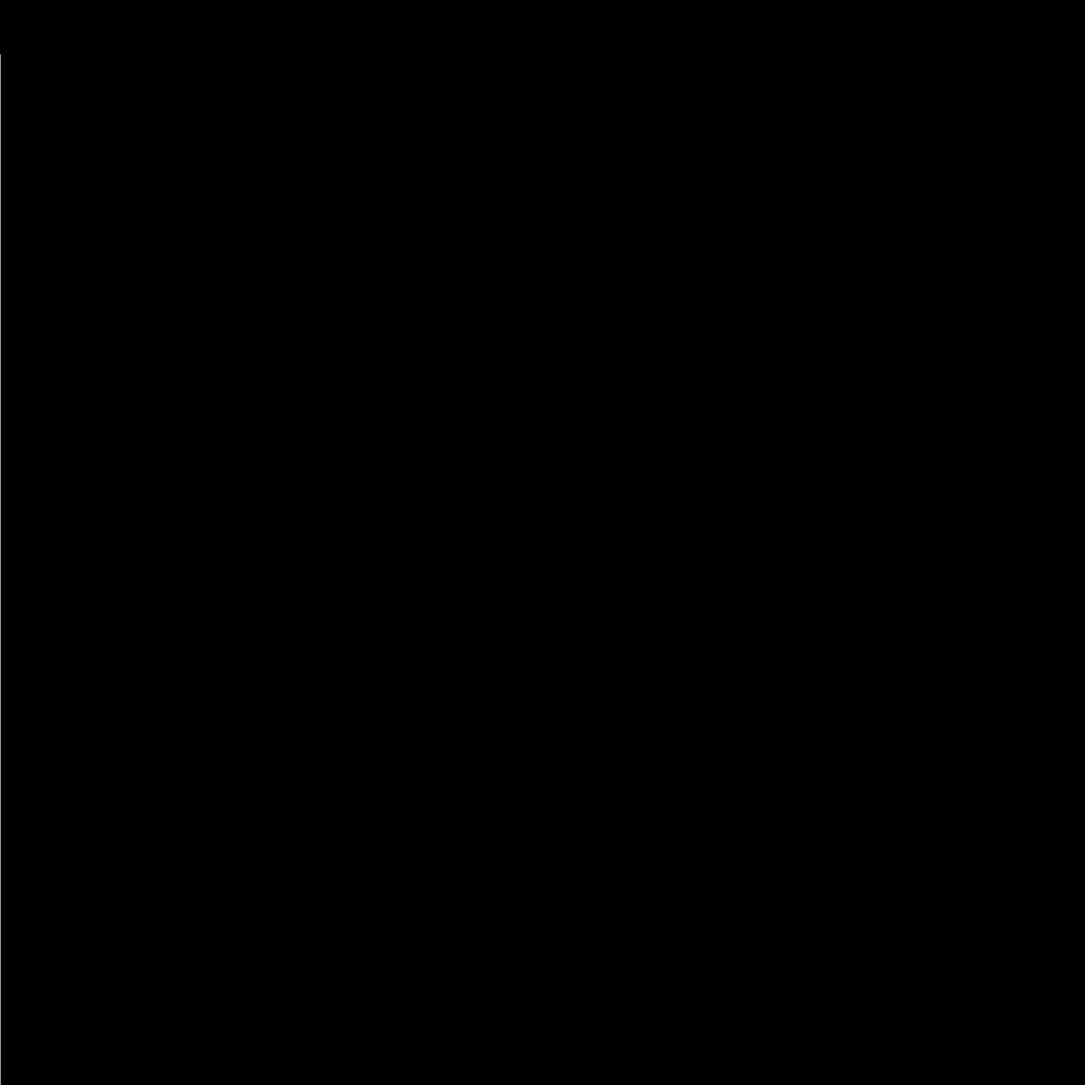
Frame 1 (no input)
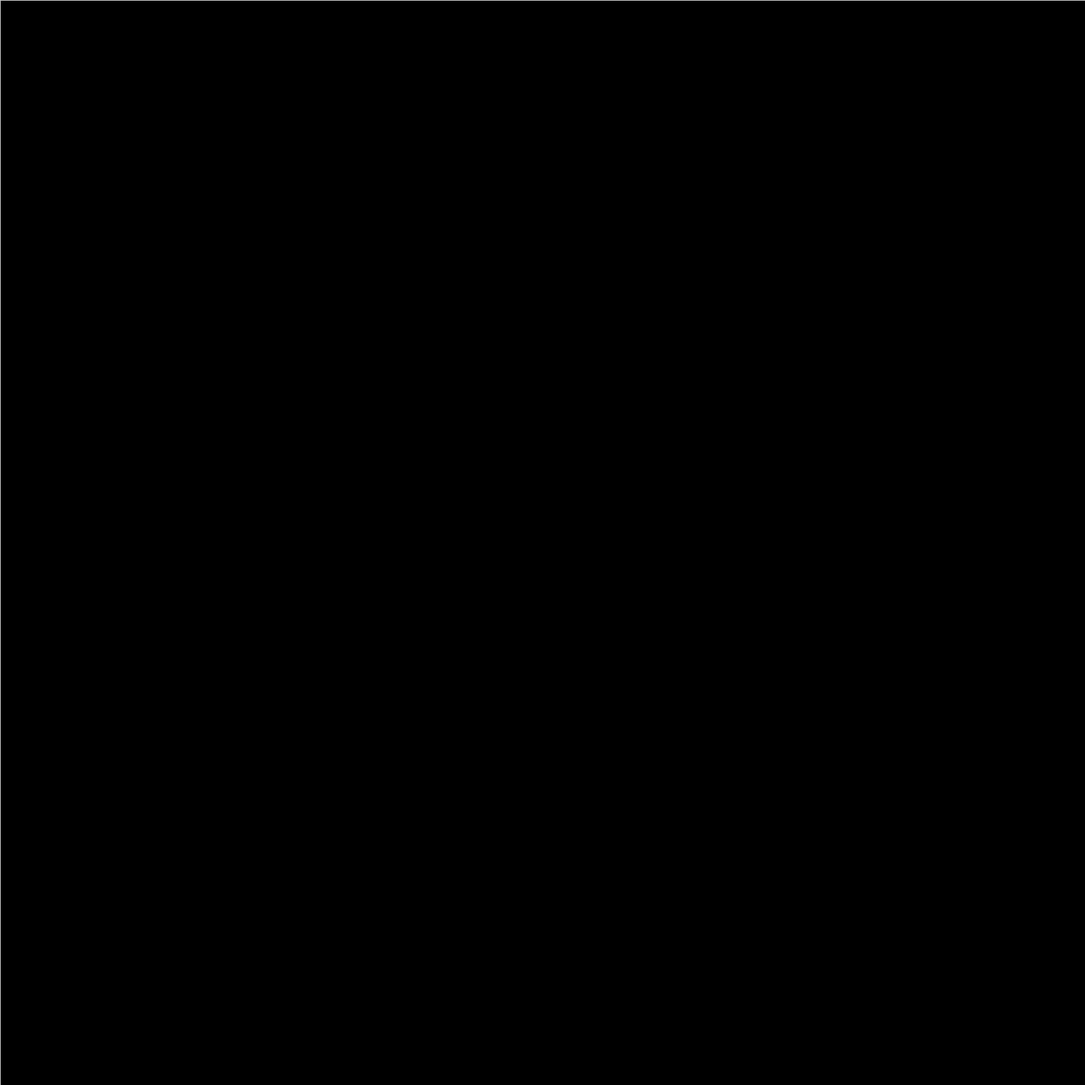
Frame 60 (the mouse pressed at the canvas centre just before this capture)
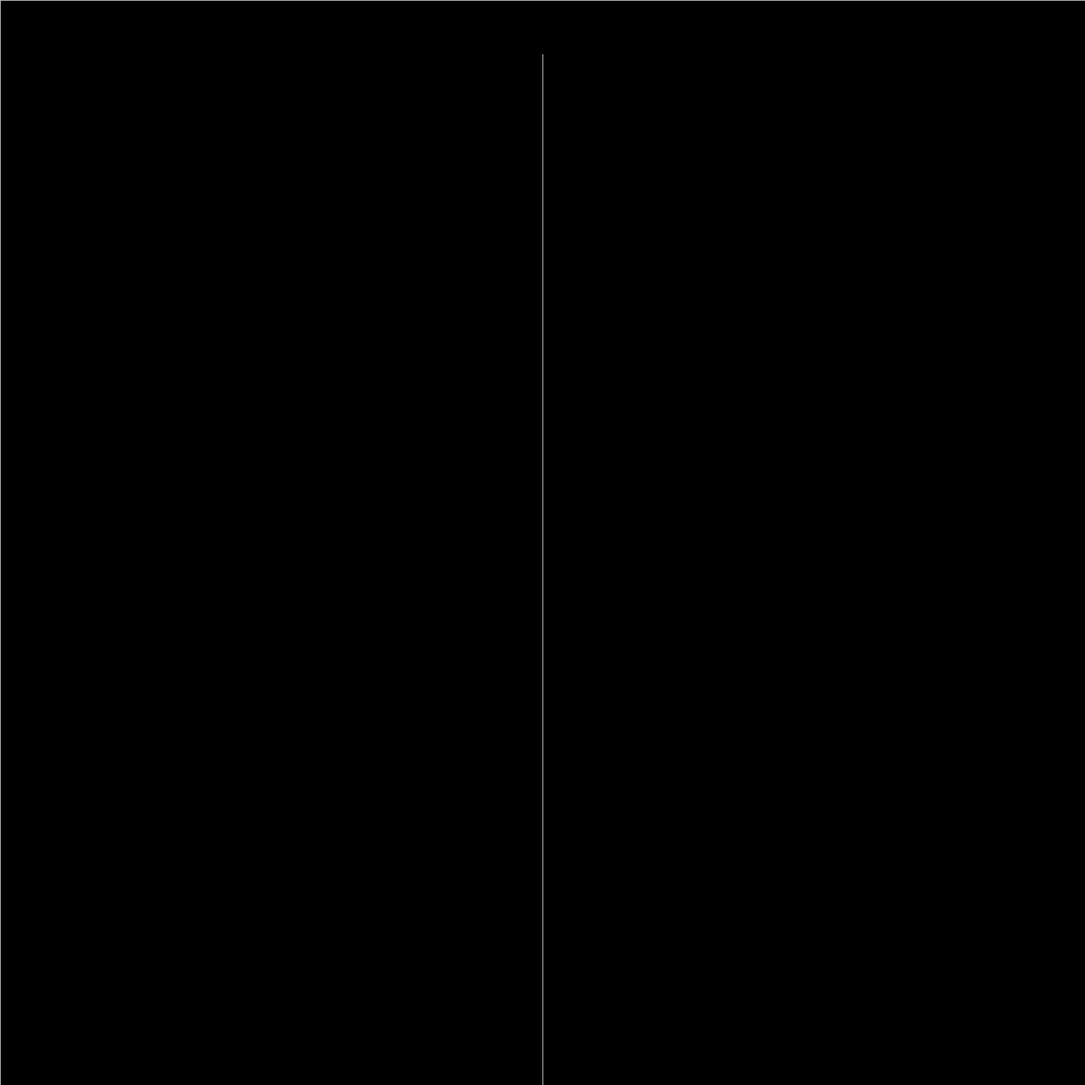
Frame 120 (the mouse held since frame 60 and released just before this capture)

The Processing sketch that drew these frames (run headless with seeded random() and noise(); from frame 60 on, the mouse is pressed at the canvas centre):

// Processing sketch: scene3
// ── scene3.pde
void setup(){
  size (1500,1500);
  background(0);

}

void draw(){
  //line(x point1, y point1, x point2, y point2);
  //background(0); //one line that you can move around
  
  //opacity of fill makes a trail when drawing objects
  fill(0, 0);
  rect(0,0, width, height);
  
  stroke(200);
  //line(mouseX, mouseY, width/2, height/2); //creates origin at middle, radial lines
  //line(mouseX, height/4, mouseY, width/6);
  line(mouseX, height/6, mouseY, width/4);
  line(mouseX, height, mouseY, width/20);
  
  
  println(mouseX); //shows coordinates
  println(mouseY);
  
}
